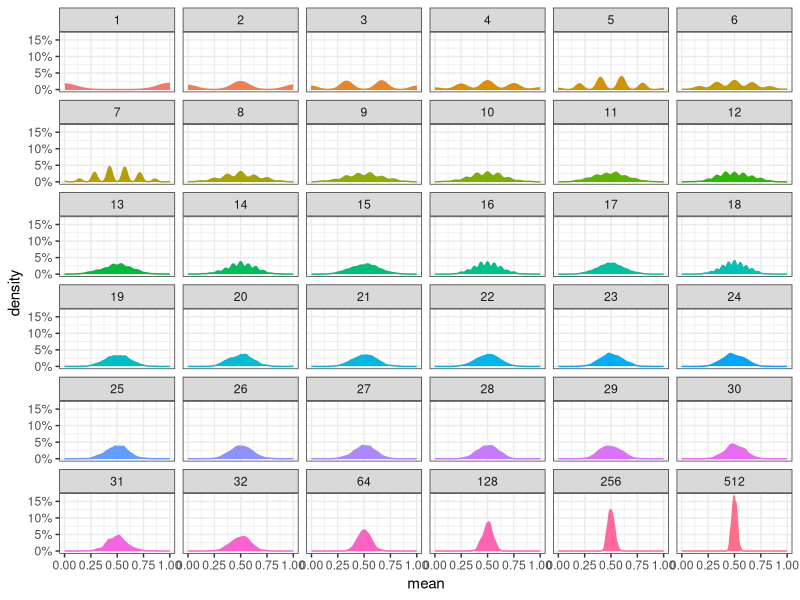
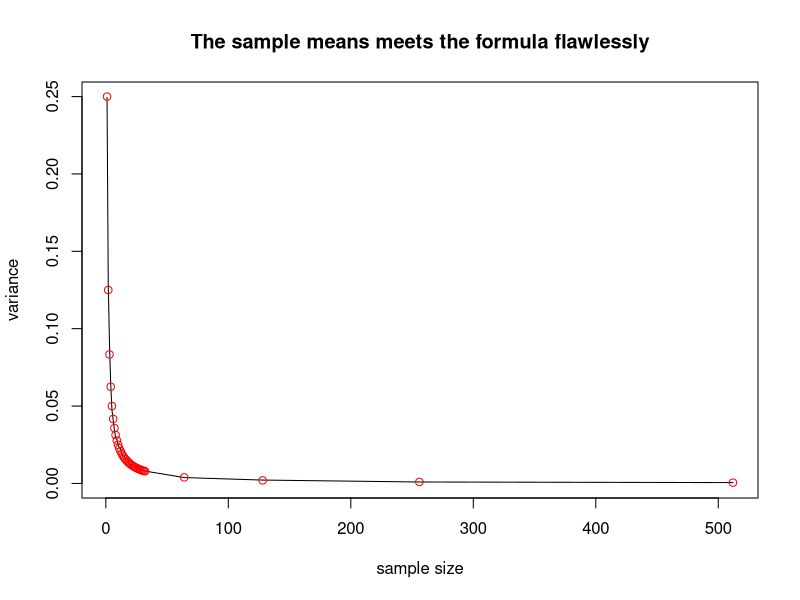

Write R code to recreate these figures, in order.
## ---- chunk 1
library(reshape2)
library(ggplot2)
library(scales)
## ---- chunk 2
t <- proc.time()
# The variable:
# How many samples we're going to draw on each step
n <- c(1:31, 2^(5:9)) # Sample size
p <- .5 # binomial probability
sd <- 2 # normal standard definition
pmf <- c("normal", "uniform", "binomial")[3] # Change this parameter to get other distribution

# Parameters
nosim <- 1000 # number of simulation in each step
m <- sapply(n , function(n) { # sapply is just a for()
    
    x <- if(pmf=="normal") {
            rnorm(nosim * n, sd=sd)
        } else if(pmf=="uniform") {
            sample(1:6, nosim * n, replace=T)
        } else if(pmf=="binomial") {
            sample(0:1, nosim * n, replace=TRUE, prob=c(p, 1-p))
        }
    
    apply(matrix(x, nosim), 1, mean)
})
colnames(m) <- n # n is my main variable, I have to attach it as data label
bins <- unlist(lapply(apply(m, 2, unique), length))

# melt is a function from reshape2 package. It will get the matrix or data.frame column names and put them in a collumn repeated several times linked to its correspondent value.
# I can put the parameters and variables in the same line as my simulation values and one simulation per unique parameter combination. It's easier to subset them.
# It's called tidy data. It's wonderful. It's a very good standard to handle with Big Data.
x <- melt(m)
names(x) <- c("simulation", "sampleSize", "mean")
x$simulation <- factor(x$simulation)
x$sampleSize <- factor(x$sampleSize)

print(t - proc.time())
## ---- chunk 3
g <- ggplot(x, aes(mean, y=..density.., colour=sampleSize, fill=sampleSize)) +
#      geom_bar(binwidth=.01) +
     geom_density() + # Density lines
     facet_wrap(~sampleSize) + # Broke in a matrix of chart
     scale_y_continuous(labels=function(x) paste0(format(round(x), nsmall=0), "%")) +
#      ggtitle("Central Limit Theorem of a uniform distribution\nTested with different sample sizes") +
     theme_bw() +
     theme(legend.title=element_blank()) +
     theme(legend.position="none")
    
suppressMessages(print(g))
## ---- chunk 4
if(pmf=="normal") {
    var <- unlist(lapply(split(x, x$sampleSize), function(y) { var(y$mean) }))
    plot(n, var, type="l", main="The sample means meets the formula flawlessly",
         xlab="sample size", ylab="variance") # line and aestethics)
    points(n, sd^2/n, col="red")
} else if(pmf=="uniform") {
    sd <- unlist(lapply(split(x, x$sampleSize), function(y) { sd(y$mean) }))
    plot(n, sd, type="l", main="The sample means meets the formula flawlessly",
         xlab="sample size", ylab="variance") # line and aestethics)
    points(n, 1/sqrt(12 * n), col="red")
} else if(pmf=="binomial") {
    var <- unlist(lapply(split(x, x$sampleSize), function(y) { var(y$mean) }))
    plot(n, var, type="l", main="The sample means meets the formula flawlessly",
         xlab="sample size", ylab="variance") # line and aestethics
    points(n, p*(1-p)/n, col="red") # points
}
